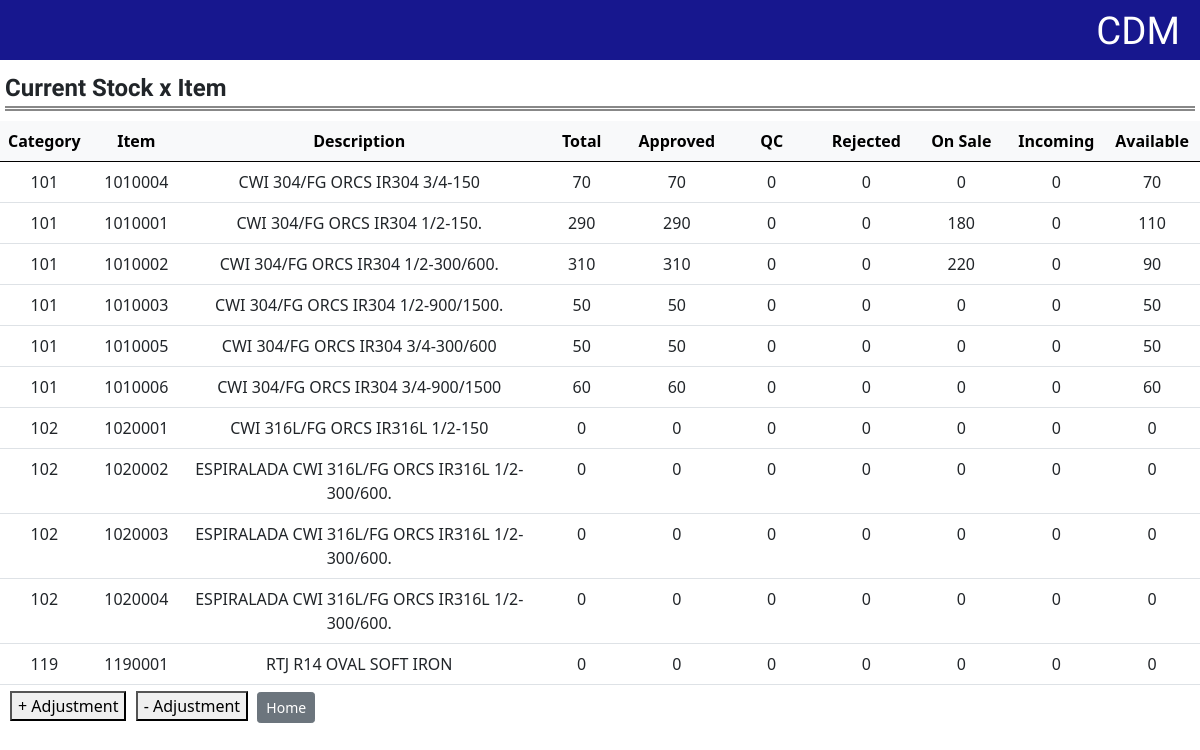
Before: /current_stock with the older database file.
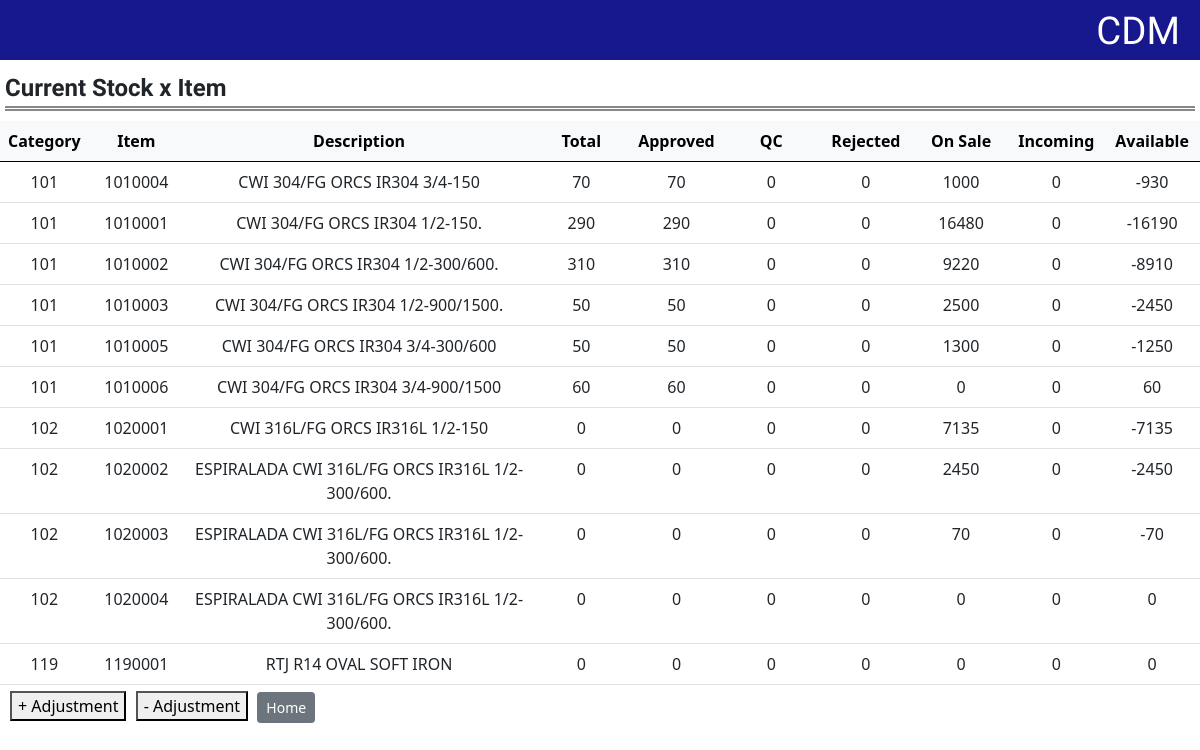
After: the same page with the newer database file.
### tables this page shows
CREATE TABLE stock (category_id INTEGER NOT NULL, item_id INTEGER NOT NULL UNIQUE, item_description TEXT NOT NULL, stock_total INTEGER, stock_approved INTEGER, stock_in_qc INTEGER, stock_rejected INTEGER, stock_onsale INTEGER, stock_incoming INTEGER, stock_available INTEGER, FOREIGN KEY (category_id) REFERENCES item_categories (id) ON DELETE RESTRICT, FOREIGN KEY (item_id) REFERENCES items (id) ON DELETE RESTRICT);

### app.py (the view)
@app.route("/current_stock", methods=["GET"])
def get_current_stock():
    stocks = db.execute("SELECT * FROM stock")
    return render_template("current_stock.html", stocks=stocks)

### app.py (called while the page is built)
@app.after_request
def after_request(response):
    response.headers["Cache-Control"] = "no-cache, no-store, must-revalidate"
    response.headers["Expires"] = 0
    response.headers["Pragma"] = "no-cache"
    return response

### templates/current_stock.html (shortened to what this page needs)
{% extends "layout.html" %}
{% block body %}
    <div class="page-title">Current Stock x Item</div>
    <table class="table" style="text-align: center; margin-bottom: 6px;">
        <thead class="table-light">
            <tr>
                <th style="width: 6%;">Category</th>
                <th style="width: 8%;">Item</th>
                <th style="width: 30%;">Description</th>
                <th style="width: 8%;">Total</th>
                <th style="width: 8%;">Approved</th>
                <th style="width: 8%;">QC</th>
                <th style="width: 8%;">Rejected</th>
                <th style="width: 8%;">On Sale</th>
                <th style="width: 8%;">Incoming</th>
                <th style="width: 8%;">Available</th>
            </tr>
        </thead>
        <tbody>
            {% for stock in stocks %}
            <tr>
                <td>{{ stock["category_id"] }}</td>
                <td>{{ stock["item_id"] }}</td>
                <td>{{ stock["item_description"] }}</td>
                <td>{{ stock["stock_total"] }}</td>
                <td>{{ stock["stock_approved"] }}</td>
                <td>{{ stock["stock_in_qc"] }}</td>
                <td>{{ stock["stock_rejected"] }}</td>
                <td>{{ stock["stock_onsale"] }}</td>
                <td>{{ stock["stock_incoming"] }}</td>
                <td>{{ stock["stock_available"] }}</td>
            </tr>
            {% endfor %}
        </tbody>
    </table>
    <div style="padding-left: 10px; margin-top: 0px">
        <form style="display: inline-block; padding-right: 5px;" method="get" action="/">
            <button type="submit">+ Adjustment</button>
        </form>
        <form style="display: inline-block; padding-right: 5px;" method="get" action="/">
            <button type="submit">- Adjustment</button>
        </form>
        <form style="display: inline-block; padding-right: 5px;" method="get" action="/">
            <button class="btn btn-secondary btn-sm" type="submit">Home</button>
        </form>
    </div>
{% endblock %}

### templates/layout.html (shortened to what this page needs)
<!DOCTYPE html>
<html lang="en">
<head>
    <link rel="stylesheet" href="/static/style.css">
    <link rel="stylesheet" href="https://cdnjs.cloudflare.com/ajax/libs/font-awesome/4.7.0/css/font-awesome.min.css">
    <link href="https://cdn.jsdelivr.net/npm/bootstrap@5.0.2/dist/css/bootstrap.min.css" rel="stylesheet">
</head>
<body>
    <header class="common-header"><a href="/">CDM</a></header>
    {% block body %}{% endblock %}
</body>
</html>

### static/style.css (style rules this page uses)
body { min-height: 100vh; }
.common-header { display: flex; flex-direction: row; justify-content: flex-end; align-items: center; height: 6%; background-color: rgb(23, 23, 142); margin-bottom: 0; }
.common-header a { color: white; margin-right: 20px; margin-top: 2px; margin-bottom: 0px; font-family: 'Teko', sans-serif; font-size: 2.4rem; text-decoration: none; }
.page-title { font-weight: bold; font-size: 1.5rem; margin: 10px 5px; font-family: 'Teko', sans-serif; text-align: left; border-bottom: 5px double #888; }

Changed rows visible on the page:
changed stock "CWI 304/FG ORCS IR304 3/4-150": stock_onsale "0" → "1000"; stock_available "70" → "-930"
changed stock "CWI 304/FG ORCS IR304 1/2-150.": stock_onsale "180" → "16480"; stock_available "110" → "-16190"
changed stock "CWI 304/FG ORCS IR304 1/2-300/600.": stock_onsale "220" → "9220"; stock_available "90" → "-8910"
changed stock "CWI 304/FG ORCS IR304 1/2-900/1500.": stock_onsale "0" → "2500"; stock_available "50" → "-2450"
changed stock "CWI 304/FG ORCS IR304 3/4-300/600": stock_onsale "0" → "1300"; stock_available "50" → "-1250"
changed stock "CWI 316L/FG ORCS IR316L 1/2-150": stock_onsale "0" → "7135"; stock_available "0" → "-7135"
changed stock (number 8 of 11 on the later page): stock_onsale "0" → "2450"; stock_available "0" → "-2450"
changed stock (number 9 of 11 on the later page): stock_onsale "0" → "70"; stock_available "0" → "-70"
